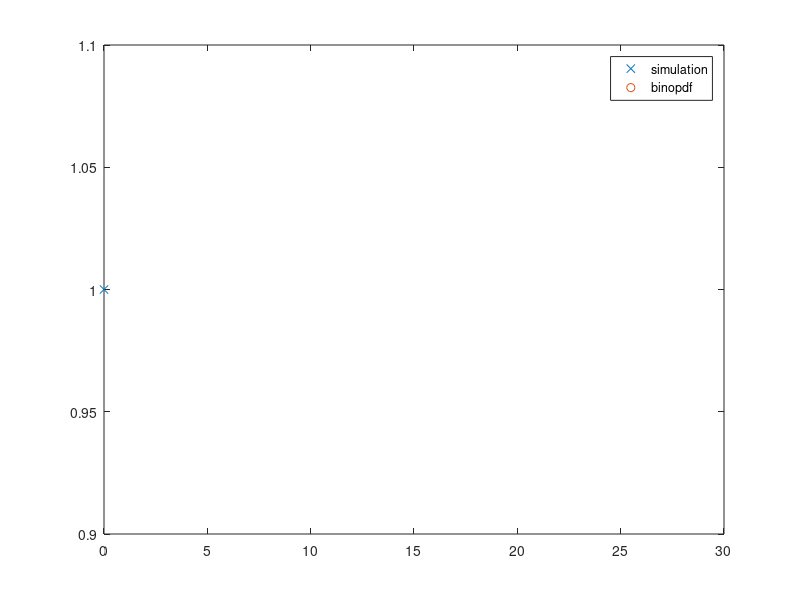

Reproduce this figure in MATLAB.
clear all;
clc;
p = input('Probability of success = ');
N = input('Number of simulations = ');
n = input('Number of trials = ');
for j=1:N
    X(j) = 0;
    for i=1:n
      U = rand;
      X(j) = X(j) + (U<p);
    end
    
end  
U_X = unique(X);
n_X = hist(X, length(U_X));
relative_freq = n_X/N;
[U_X; relative_freq]

plot(U_X, relative_freq, 'x', 0:n, binopdf(0:n, n, p), 'o');
legend('simulation', 'binopdf');

for i=1:n
    U = rand;
    success = U<p;
    X(i) = 0;
    while(success == 0)
        X(i) = X(i) + 1;
        U = rand;
        success = U<p;
    end
end

U_X = unique(X);
n_X = hist(X, length(U_X));
relative_freq = n_X/N;
[U_X; relative_freq]

plot(U_X, relative_freq, 'x', 0:30, geopdf(0:30, p), 'o');
legend('simulation', 'binopdf');
